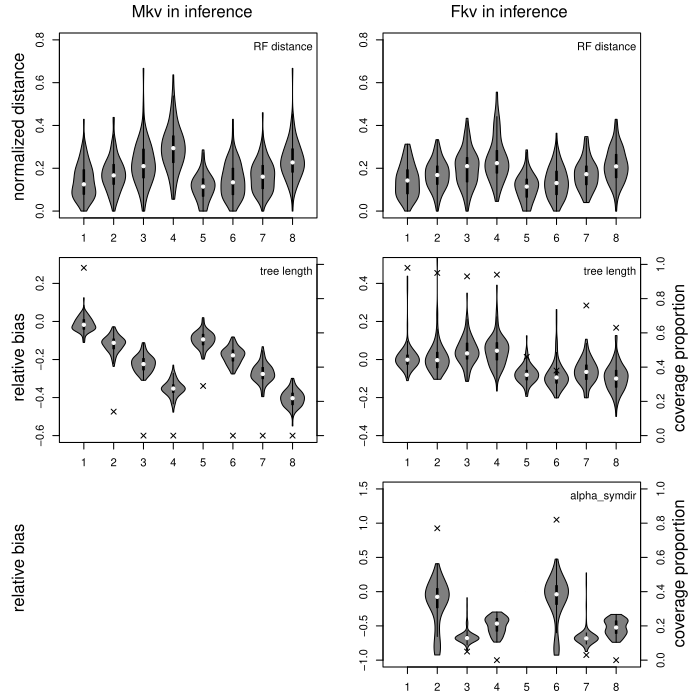

The script that drew this image:
library(vioplot)

setwd("~/Downloads/2022-MorphSim/nonclock/")

par(mfrow = c(3,2), mar=c(2,2,0,2)+0.5, oma=c(0,2,2,2))


## 1. RF distance ##
d_rf1 <- read.table("mkv-vs-mkv/dist_rf.txt")
d_rf2 <- read.table("fkv-a2-vs-mkv/dist_rf.txt")
d_rf3 <- read.table("fkv-a1-vs-mkv/dist_rf.txt")
d_rf4 <- read.table("fkv-a0.5-vs-mkv/dist_rf.txt")
d_rf5 <- read.table("mkvh-v1-vs-mkv/dist_rf.txt")
d_rf6 <- read.table("fkvh-v1-a2-vs-mkv/dist_rf.txt")
d_rf7 <- read.table("fkvh-v1-a1-vs-mkv/dist_rf.txt")
d_rf8 <- read.table("fkvh-v1-a0.5-vs-mkv/dist_rf.txt")
vioplot(c(d_rf1, d_rf2, d_rf3, d_rf4, d_rf5, d_rf6, d_rf7, d_rf8),
        xaxt="n", ylim=c(0,0.8))
axis(side=1, at=1:8, labels=1:8)
legend("topright", "RF distance", bty="n")

d_rf1 <- read.table("mkv-vs-fkv/dist_rf.txt")
d_rf2 <- read.table("fkv-a2-vs-fkv/dist_rf.txt")
d_rf3 <- read.table("fkv-a1-vs-fkv/dist_rf.txt")
d_rf4 <- read.table("fkv-a0.5-vs-fkv/dist_rf.txt")
d_rf5 <- read.table("mkvh-v1-vs-fkv/dist_rf.txt")
d_rf6 <- read.table("fkvh-v1-a2-vs-fkv/dist_rf.txt")
d_rf7 <- read.table("fkvh-v1-a1-vs-fkv/dist_rf.txt")
d_rf8 <- read.table("fkvh-v1-a0.5-vs-fkv/dist_rf.txt")
vioplot(c(d_rf1, d_rf2, d_rf3, d_rf4, d_rf5, d_rf6, d_rf7, d_rf8),
        xaxt="n", ylim=c(0,0.8))
axis(side=1, at=1:8, labels=1:8)
legend("topright", "RF distance", bty="n")


## 2. tree length ##
tl_true  <- read.table("../simulator/bd.tl.txt")

tl_estm1 <- read.table("mkv-vs-mkv/tl_estm.txt")
tl_estm2 <- read.table("fkv-a2-vs-mkv/tl_estm.txt")
tl_estm3 <- read.table("fkv-a1-vs-mkv/tl_estm.txt")
tl_estm4 <- read.table("fkv-a0.5-vs-mkv/tl_estm.txt")
tl_estm5 <- read.table("mkvh-v1-vs-mkv/tl_estm.txt")
tl_estm6 <- read.table("fkvh-v1-a2-vs-mkv/tl_estm.txt")
tl_estm7 <- read.table("fkvh-v1-a1-vs-mkv/tl_estm.txt")
tl_estm8 <- read.table("fkvh-v1-a0.5-vs-mkv/tl_estm.txt")
# relative bias
tl_bias1 <- (tl_estm1$V2 - tl_true$V3) / tl_true$V3
tl_bias2 <- (tl_estm2$V2 - tl_true$V3) / tl_true$V3
tl_bias3 <- (tl_estm3$V2 - tl_true$V3) / tl_true$V3
tl_bias4 <- (tl_estm4$V2 - tl_true$V3) / tl_true$V3
tl_bias5 <- (tl_estm5$V2 - tl_true$V3) / tl_true$V3
tl_bias6 <- (tl_estm6$V2 - tl_true$V3) / tl_true$V3
tl_bias7 <- (tl_estm7$V2 - tl_true$V3) / tl_true$V3
tl_bias8 <- (tl_estm8$V2 - tl_true$V3) / tl_true$V3
# coverage proportion
tl_covp1 <- sum(tl_estm1$V4 < tl_true$V3 & tl_estm1$V5 > tl_true$V3) / 100
tl_covp2 <- sum(tl_estm2$V4 < tl_true$V3 & tl_estm2$V5 > tl_true$V3) / 100
tl_covp3 <- sum(tl_estm3$V4 < tl_true$V3 & tl_estm3$V5 > tl_true$V3) / 100
tl_covp4 <- sum(tl_estm4$V4 < tl_true$V3 & tl_estm4$V5 > tl_true$V3) / 100
tl_covp5 <- sum(tl_estm5$V4 < tl_true$V3 & tl_estm5$V5 > tl_true$V3) / 100
tl_covp6 <- sum(tl_estm6$V4 < tl_true$V3 & tl_estm6$V5 > tl_true$V3) / 100
tl_covp7 <- sum(tl_estm7$V4 < tl_true$V3 & tl_estm7$V5 > tl_true$V3) / 100
tl_covp8 <- sum(tl_estm8$V4 < tl_true$V3 & tl_estm8$V5 > tl_true$V3) / 100

vioplot(tl_bias1, tl_bias2, tl_bias3, tl_bias4, tl_bias5, tl_bias6, tl_bias7, tl_bias8,
        xaxt="n", ylim=c(-0.6,0.3))
par(new=T)
plot(c(0.5,8.5), c(0,1), type="n", axes=F, xlab="", ylab="")
points(c(tl_covp1, tl_covp2, tl_covp3, tl_covp4, tl_covp5, tl_covp6, tl_covp7, tl_covp8),
       pch=4)
axis(side=1, at=1:8, labels=1:8)
axis(side=4, at=seq(0,1,0.2), labels=F)
legend("topright", "tree length", bty="n")

tl_estm1 <- read.table("mkv-vs-fkv/tl_estm.txt")
tl_estm2 <- read.table("fkv-a2-vs-fkv/tl_estm.txt")
tl_estm3 <- read.table("fkv-a1-vs-fkv/tl_estm.txt")
tl_estm4 <- read.table("fkv-a0.5-vs-fkv/tl_estm.txt")
tl_estm5 <- read.table("mkvh-v1-vs-fkv/tl_estm.txt")
tl_estm6 <- read.table("fkvh-v1-a2-vs-fkv/tl_estm.txt")
tl_estm7 <- read.table("fkvh-v1-a1-vs-fkv/tl_estm.txt")
tl_estm8 <- read.table("fkvh-v1-a0.5-vs-fkv/tl_estm.txt")
# relative bias
tl_bias1 <- (tl_estm1$V2 - tl_true$V3) / tl_true$V3
tl_bias2 <- (tl_estm2$V2 - tl_true$V3) / tl_true$V3
tl_bias3 <- (tl_estm3$V2 - tl_true$V3) / tl_true$V3
tl_bias4 <- (tl_estm4$V2 - tl_true$V3) / tl_true$V3
tl_bias5 <- (tl_estm5$V2 - tl_true$V3) / tl_true$V3
tl_bias6 <- (tl_estm6$V2 - tl_true$V3) / tl_true$V3
tl_bias7 <- (tl_estm7$V2 - tl_true$V3) / tl_true$V3
tl_bias8 <- (tl_estm8$V2 - tl_true$V3) / tl_true$V3
# coverage proportion
tl_covp1 <- sum(tl_estm1$V4 < tl_true$V3 & tl_estm1$V5 > tl_true$V3) / 100
tl_covp2 <- sum(tl_estm2$V4 < tl_true$V3 & tl_estm2$V5 > tl_true$V3) / 100
tl_covp3 <- sum(tl_estm3$V4 < tl_true$V3 & tl_estm3$V5 > tl_true$V3) / 100
tl_covp4 <- sum(tl_estm4$V4 < tl_true$V3 & tl_estm4$V5 > tl_true$V3) / 100
tl_covp5 <- sum(tl_estm5$V4 < tl_true$V3 & tl_estm5$V5 > tl_true$V3) / 100
tl_covp6 <- sum(tl_estm6$V4 < tl_true$V3 & tl_estm6$V5 > tl_true$V3) / 100
tl_covp7 <- sum(tl_estm7$V4 < tl_true$V3 & tl_estm7$V5 > tl_true$V3) / 100
tl_covp8 <- sum(tl_estm8$V4 < tl_true$V3 & tl_estm8$V5 > tl_true$V3) / 100

vioplot(tl_bias1, tl_bias2, tl_bias3, tl_bias4, tl_bias5, tl_bias6, tl_bias7, tl_bias8,
        xaxt="n", ylim=c(-0.4,0.5))
par(new=T)
plot(c(0.5,8.5), c(0,1), type="n", axes=F, xlab="", ylab="")
points(c(tl_covp1, tl_covp2, tl_covp3, tl_covp4, tl_covp5, tl_covp6, tl_covp7, tl_covp8),
       pch=4)
axis(side=1, at=1:8, labels=1:8)
axis(side=4, at=seq(0,1,0.2))
legend("topright", "tree length", bty="n")


## 3. alpha_symdir ##
a_estm1 <- read.table("mkv-vs-fkv/alpha_m.txt")
a_estm2 <- read.table("fkv-a2-vs-fkv/alpha_m.txt")
a_estm3 <- read.table("fkv-a1-vs-fkv/alpha_m.txt")
a_estm4 <- read.table("fkv-a0.5-vs-fkv/alpha_m.txt")
a_estm5 <- read.table("mkvh-v1-vs-fkv/alpha_m.txt")
a_estm6 <- read.table("fkvh-v1-a2-vs-fkv/alpha_m.txt")
a_estm7 <- read.table("fkvh-v1-a1-vs-fkv/alpha_m.txt")
a_estm8 <- read.table("fkvh-v1-a0.5-vs-fkv/alpha_m.txt")
# relative bias
a_bias1 <- 0
a_bias2 <- (a_estm2$V2 - 2.0) / 2.0
a_bias3 <- (a_estm3$V2 - 1.0) / 1.0
a_bias4 <- (a_estm4$V2 - 0.5) / 0.5
a_bias5 <- 0
a_bias6 <- (a_estm6$V2 - 2.0) / 2.0
a_bias7 <- (a_estm7$V2 - 1.0) / 1.0
a_bias8 <- (a_estm8$V2 - 0.5) / 0.5
# coverage proportion
a_covp1 <- -1
a_covp2 <- sum(a_estm2$V4 < 2.0 & a_estm2$V5 > 2.0) / 100
a_covp3 <- sum(a_estm3$V4 < 1.0 & a_estm3$V5 > 1.0) / 100
a_covp4 <- sum(a_estm4$V4 < 0.5 & a_estm4$V5 > 0.5) / 100
a_covp5 <- -1
a_covp6 <- sum(a_estm6$V4 < 2.0 & a_estm6$V5 > 2.0) / 100
a_covp7 <- sum(a_estm7$V4 < 1.0 & a_estm7$V5 > 1.0) / 100
a_covp8 <- sum(a_estm8$V4 < 0.5 & a_estm8$V5 > 0.5) / 100

plot(c(0,1), c(0,1), type="n", axes=F, xlab="", ylab="") # empty

vioplot(a_bias1, a_bias2, a_bias3, a_bias4, a_bias5, a_bias6, a_bias7, a_bias8,
        xaxt="n", ylim=c(-1,1.5))
par(new=T)
plot(c(0.5,8.5), c(0,1), type="n", axes=F, xlab="", ylab="")
points(c(a_covp1, a_covp2, a_covp3, a_covp4, a_covp5, a_covp6, a_covp7, a_covp8),
       pch=4)
axis(side=1, at=1:8, labels=1:8)
axis(side=4, at=seq(0,1,0.2))
legend("topright", "alpha_symdir", bty="n")


mtext("normalized distance", side=2, line=0,   adj=0.95, outer=T)
mtext("relative bias",       side=2, line=0,   adj=0.51, outer=T)
mtext("coverage proportion", side=4, line=0,   adj=0.51, outer=T)
mtext("relative bias",       side=2, line=0,   adj=0.15, outer=T)
mtext("coverage proportion", side=4, line=0,   adj=0.10, outer=T)
mtext("Mkv in inference",    side=3, line=0.5, adj=0.20, outer=T)
mtext("Fkv in inference",    side=3, line=0.5, adj=0.80, outer=T)
